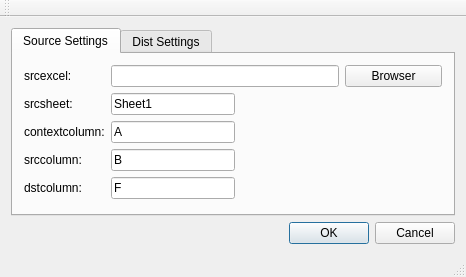
<?xml version="1.0" encoding="UTF-8"?>
<ui version="4.0">
 <class>MainWindow</class>
 <widget class="QMainWindow" name="MainWindow">
  <property name="geometry">
   <rect>
    <x>0</x>
    <y>0</y>
    <width>466</width>
    <height>277</height>
   </rect>
  </property>
  <property name="windowTitle">
   <string>MainWindow</string>
  </property>
  <widget class="QWidget" name="centralWidget">
   <layout class="QGridLayout" name="gridLayout">
    <item row="1" column="0">
     <widget class="QDialogButtonBox" name="buttonBox">
      <property name="standardButtons">
       <set>QDialogButtonBox::Cancel|QDialogButtonBox::Ok</set>
      </property>
     </widget>
    </item>
    <item row="0" column="0">
     <widget class="QTabWidget" name="tabWidget">
      <property name="currentIndex">
       <number>0</number>
      </property>
      <widget class="QWidget" name="tab">
       <attribute name="title">
        <string>Source Settings</string>
       </attribute>
       <layout class="QGridLayout" name="gridLayout_3">
        <item row="3" column="0">
         <widget class="QLabel" name="label_3">
          <property name="text">
           <string>srccolumn:</string>
          </property>
         </widget>
        </item>
        <item row="0" column="0">
         <widget class="QLabel" name="label_7">
          <property name="text">
           <string>srcexcel:</string>
          </property>
         </widget>
        </item>
        <item row="4" column="0">
         <widget class="QLabel" name="label_4">
          <property name="text">
           <string>dstcolumn:</string>
          </property>
         </widget>
        </item>
        <item row="1" column="1">
         <widget class="QLineEdit" name="srcSheet">
          <property name="text">
           <string>Sheet1</string>
          </property>
         </widget>
        </item>
        <item row="4" column="1">
         <widget class="QLineEdit" name="dstColumn1">
          <property name="text">
           <string>F</string>
          </property>
         </widget>
        </item>
        <item row="0" column="3">
         <widget class="QPushButton" name="srcBrowserBtn">
          <property name="text">
           <string>Browser</string>
          </property>
         </widget>
        </item>
        <item row="3" column="1">
         <widget class="QLineEdit" name="srcColumn1">
          <property name="text">
           <string>B</string>
          </property>
         </widget>
        </item>
        <item row="1" column="0">
         <widget class="QLabel" name="label">
          <property name="text">
           <string>srcsheet:</string>
          </property>
         </widget>
        </item>
        <item row="3" column="2" colspan="2">
         <spacer name="horizontalSpacer">
          <property name="orientation">
           <enum>Qt::Horizontal</enum>
          </property>
          <property name="sizeHint" stdset="0">
           <size>
            <width>201</width>
            <height>20</height>
           </size>
          </property>
         </spacer>
        </item>
        <item row="0" column="1" colspan="2">
         <widget class="QLineEdit" name="srcExcelPath"/>
        </item>
        <item row="2" column="0">
         <widget class="QLabel" name="label_9">
          <property name="text">
           <string>contextcolumn:</string>
          </property>
         </widget>
        </item>
        <item row="2" column="1">
         <widget class="QLineEdit" name="srcModuleIndex">
          <property name="text">
           <string>A</string>
          </property>
         </widget>
        </item>
       </layout>
      </widget>
      <widget class="QWidget" name="tab_2">
       <attribute name="title">
        <string>Dist Settings</string>
       </attribute>
       <layout class="QGridLayout" name="gridLayout_2">
        <item row="3" column="1">
         <widget class="QLineEdit" name="srcColumn2">
          <property name="text">
           <string>B</string>
          </property>
         </widget>
        </item>
        <item row="1" column="1">
         <widget class="QLineEdit" name="dstSheet">
          <property name="text">
           <string>Sheet1</string>
          </property>
         </widget>
        </item>
        <item row="4" column="0">
         <widget class="QLabel" name="label_5">
          <property name="text">
           <string>dstcolumn:</string>
          </property>
         </widget>
        </item>
        <item row="3" column="0">
         <widget class="QLabel" name="label_6">
          <property name="text">
           <string>srccolumn:</string>
          </property>
         </widget>
        </item>
        <item row="0" column="0">
         <widget class="QLabel" name="label_8">
          <property name="text">
           <string>dstexcel:</string>
          </property>
         </widget>
        </item>
        <item row="1" column="0">
         <widget class="QLabel" name="label_2">
          <property name="text">
           <string>dstsheet:</string>
          </property>
         </widget>
        </item>
        <item row="0" column="1" colspan="2">
         <widget class="QLineEdit" name="dstExcelPath"/>
        </item>
        <item row="3" column="2" colspan="2">
         <spacer name="horizontalSpacer_2">
          <property name="orientation">
           <enum>Qt::Horizontal</enum>
          </property>
          <property name="sizeHint" stdset="0">
           <size>
            <width>201</width>
            <height>20</height>
           </size>
          </property>
         </spacer>
        </item>
        <item row="0" column="3">
         <widget class="QPushButton" name="dstBrowserBtn">
          <property name="text">
           <string>Browser</string>
          </property>
         </widget>
        </item>
        <item row="4" column="1">
         <widget class="QLineEdit" name="dstColumn2">
          <property name="text">
           <string>F</string>
          </property>
         </widget>
        </item>
        <item row="2" column="0">
         <widget class="QLabel" name="label_10">
          <property name="text">
           <string>contextcolumn:</string>
          </property>
         </widget>
        </item>
        <item row="2" column="1">
         <widget class="QLineEdit" name="dstModuleIndex">
          <property name="text">
           <string>A</string>
          </property>
         </widget>
        </item>
       </layout>
      </widget>
     </widget>
    </item>
   </layout>
  </widget>
  <widget class="QMenuBar" name="menuBar">
   <property name="geometry">
    <rect>
     <x>0</x>
     <y>0</y>
     <width>466</width>
     <height>23</height>
    </rect>
   </property>
  </widget>
  <widget class="QToolBar" name="mainToolBar">
   <attribute name="toolBarArea">
    <enum>TopToolBarArea</enum>
   </attribute>
   <attribute name="toolBarBreak">
    <bool>false</bool>
   </attribute>
  </widget>
  <widget class="QStatusBar" name="statusBar"/>
 </widget>
 <layoutdefault spacing="6" margin="11"/>
 <resources/>
 <connections/>
</ui>
